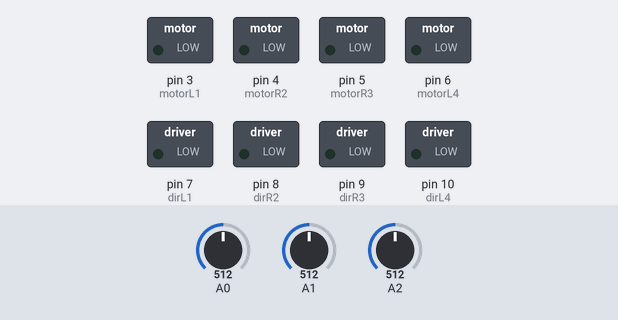
Bench run of a sketch on a simulated Arduino Uno, built with avr-gcc and run on an emulated ATmega328P. On the bench: switched loads named in the sketch (green lamp = pin HIGH). Inputs (shaded band) come from the test bench; at power-on: A0 = 512, A2 = 512, A1 = 512.

Above: at 0.1 s.
At 6.2 s:
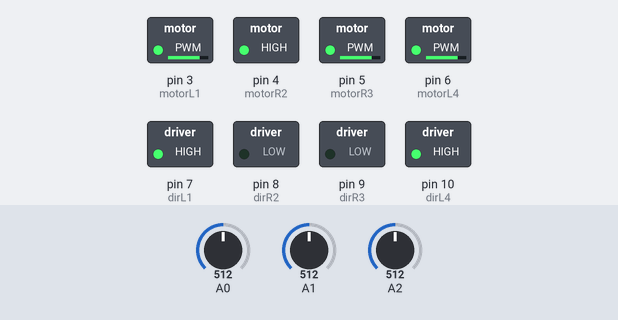
6.3 s: A0 set to 526
Timing chart, 0 to 6.8 s (numbered marks = the images above; inputs shaded):
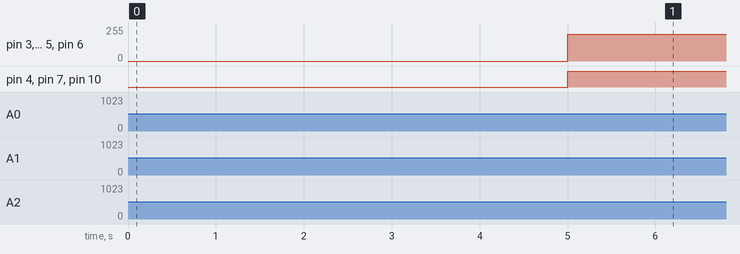

The sketch:

programacao_-_AGV_TEAC_-_BOSCH.ino
```cpp
const int motorL1 = 3; //velocidade motor 1 - de 0 a 255
const int motorR2 = 4; //velocidade motor 2 - de 0 a 255
const int motorR3 = 5;
const int motorL4 = 6;
const int dirL1 = 7; //direcao do motor 1 - HIGH ou LOW
const int dirR2 = 8; //direcao do motor 2 - HIGH ou LOW
const int dirR3 = 9;
const int dirL4 = 10;
int SENSOR1, SENSOR2, SENSOR3;
int leftOffset = 0, rightOffset = 0, centre = 0;
int threshold = 5;

void setup() {
  pinMode(motorL1, OUTPUT);
  pinMode(motorR2, OUTPUT);
  pinMode(motorR3, OUTPUT);
  pinMode(motorL4, OUTPUT);
  pinMode(dirL1, OUTPUT);
  pinMode(dirR2, OUTPUT);
  pinMode(dirR3, OUTPUT);
  pinMode(dirL4, OUTPUT);
  calibrate();
  delay(3000);
}

void goFoward(){
  digitalWrite(dirL1, HIGH); //SENTIDO DE ROTACAO
  digitalWrite(dirL4, HIGH);
  digitalWrite(dirR2, LOW);
  digitalWrite(dirR3, LOW);
  analogWrite(motorL1, 200); //VELOCIDADE
  analogWrite(motorR2, 200);
  analogWrite(motorR3, 200);
  analogWrite(motorL4, 200);
}
void goBack(){
  digitalWrite(dirL1, LOW); //SENTIDO DE ROTACAO
  digitalWrite(dirL4, LOW);
  digitalWrite(dirR2, HIGH);
  digitalWrite(dirR3, HIGH);
  analogWrite(motorL1, 200); //VELOCIDADE
  analogWrite(motorR2, 200);
  analogWrite(motorR3, 200);
  analogWrite(motorL4, 200);
}
void goRight(){
  digitalWrite(dirL1, HIGH); //SENTIDO DE ROTACAO
  digitalWrite(dirL4, HIGH);
  digitalWrite(dirR2, LOW);
  digitalWrite(dirR3, LOW);
  analogWrite(motorL1, 250); //VELOCIDADE
  analogWrite(motorR2, 150);
  analogWrite(motorR3, 150);
  analogWrite(motorL4, 250);
}
void goLeft(){
  digitalWrite(dirL1, HIGH); //SENTIDO DE ROTACAO
  digitalWrite(dirL4, HIGH);
  digitalWrite(dirR2, LOW);
  digitalWrite(dirR3, LOW);
  analogWrite(motorL1, 150); //VELOCIDADE
  analogWrite(motorR2, 250);
  analogWrite(motorR3, 250);
  analogWrite(motorL4, 150);
}
//Rotina de calibracao do sensor
void calibrate()
{
 for (int x=0; x<10; x++) //Executa 10 vezes para obter uma media
 {
   delay(100);
   SENSOR1 = analogRead(0);
   SENSOR2 = analogRead(1);
   SENSOR3 = analogRead(2);
   leftOffset = leftOffset + SENSOR1;
   centre = centre + SENSOR2;
   rightOffset = rightOffset + SENSOR3;
   delay(100);
 }
 //obtem a media para cada sensor
 leftOffset = leftOffset /10;
 rightOffset = rightOffset /10;
 centre = centre / 10;
 //calcula os deslocamentos para os sensores esquerdo e direito
 leftOffset = centre - leftOffset;
 rightOffset = centre - rightOffset;
}
void loop() {
  goFoward();
  //le os sensores e adiciona os deslocamentos
  SENSOR1 = analogRead(0) + leftOffset;
  SENSOR2 = analogRead(1);
  SENSOR3 = analogRead(2) + rightOffset;
  //Se SENSOR1 for maior do que o sensor do centro + limiar,
// vire para a direita
 if (SENSOR1 > SENSOR2+threshold)
  {
    goRight();
  }

  //Se SENSOR3 for maior do que o sensor do centro + limiar,
// vire para a esquerda
  if (SENSOR3 > (SENSOR2+threshold))
  {
    goLeft();
  }
}
```
